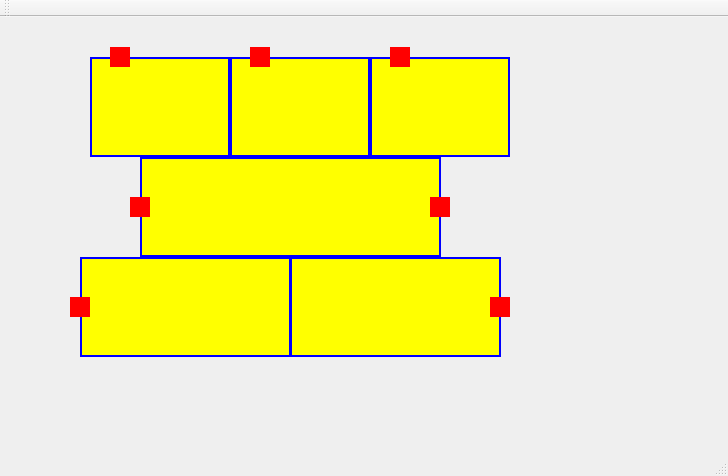
<?xml version="1.0" encoding="UTF-8"?>
<ui version="4.0">
 <class>MainWindow</class>
 <widget class="QMainWindow" name="MainWindow">
  <property name="geometry">
   <rect>
    <x>0</x>
    <y>0</y>
    <width>728</width>
    <height>476</height>
   </rect>
  </property>
  <property name="windowTitle">
   <string>MainWindow</string>
  </property>
  <widget class="QWidget" name="centralWidget">
   <widget class="QLabel" name="labelTrilho01">
    <property name="geometry">
     <rect>
      <x>90</x>
      <y>40</y>
      <width>140</width>
      <height>100</height>
     </rect>
    </property>
    <property name="styleSheet">
     <string notr="true">background-color: yellow;
border: 2px solid blue;</string>
    </property>
    <property name="text">
     <string/>
    </property>
   </widget>
   <widget class="QLabel" name="labelTrem01">
    <property name="geometry">
     <rect>
      <x>110</x>
      <y>30</y>
      <width>20</width>
      <height>20</height>
     </rect>
    </property>
    <property name="styleSheet">
     <string notr="true">background-color: red</string>
    </property>
    <property name="text">
     <string/>
    </property>
   </widget>
   <widget class="QLabel" name="labelTrem02">
    <property name="geometry">
     <rect>
      <x>250</x>
      <y>30</y>
      <width>20</width>
      <height>20</height>
     </rect>
    </property>
    <property name="styleSheet">
     <string notr="true">background-color: red</string>
    </property>
    <property name="text">
     <string/>
    </property>
   </widget>
   <widget class="QLabel" name="labelTrilho02">
    <property name="geometry">
     <rect>
      <x>230</x>
      <y>40</y>
      <width>140</width>
      <height>100</height>
     </rect>
    </property>
    <property name="styleSheet">
     <string notr="true">background-color: yellow;
border: 2px solid blue;</string>
    </property>
    <property name="text">
     <string/>
    </property>
   </widget>
   <widget class="QLabel" name="labelTrem03">
    <property name="geometry">
     <rect>
      <x>390</x>
      <y>30</y>
      <width>20</width>
      <height>20</height>
     </rect>
    </property>
    <property name="styleSheet">
     <string notr="true">background-color: red</string>
    </property>
    <property name="text">
     <string/>
    </property>
   </widget>
   <widget class="QLabel" name="labelTrilho03">
    <property name="geometry">
     <rect>
      <x>370</x>
      <y>40</y>
      <width>140</width>
      <height>100</height>
     </rect>
    </property>
    <property name="styleSheet">
     <string notr="true">background-color: yellow;
border: 2px solid blue;</string>
    </property>
    <property name="text">
     <string/>
    </property>
   </widget>
   <widget class="QLabel" name="labelTrilho06">
    <property name="geometry">
     <rect>
      <x>80</x>
      <y>240</y>
      <width>211</width>
      <height>100</height>
     </rect>
    </property>
    <property name="styleSheet">
     <string notr="true">background-color: yellow;
border: 2px solid blue;
</string>
    </property>
    <property name="text">
     <string/>
    </property>
   </widget>
   <widget class="QLabel" name="labelTrem06">
    <property name="geometry">
     <rect>
      <x>70</x>
      <y>280</y>
      <width>20</width>
      <height>20</height>
     </rect>
    </property>
    <property name="styleSheet">
     <string notr="true">background-color: red</string>
    </property>
    <property name="text">
     <string/>
    </property>
   </widget>
   <widget class="QLabel" name="labelTrem04">
    <property name="geometry">
     <rect>
      <x>130</x>
      <y>180</y>
      <width>20</width>
      <height>20</height>
     </rect>
    </property>
    <property name="styleSheet">
     <string notr="true">background-color: red</string>
    </property>
    <property name="text">
     <string/>
    </property>
   </widget>
   <widget class="QLabel" name="labelTrilho04">
    <property name="geometry">
     <rect>
      <x>140</x>
      <y>140</y>
      <width>301</width>
      <height>100</height>
     </rect>
    </property>
    <property name="styleSheet">
     <string notr="true">background-color: yellow;
border: 2px solid blue;</string>
    </property>
    <property name="text">
     <string/>
    </property>
   </widget>
   <widget class="QLabel" name="labelTrem05">
    <property name="geometry">
     <rect>
      <x>430</x>
      <y>180</y>
      <width>20</width>
      <height>20</height>
     </rect>
    </property>
    <property name="styleSheet">
     <string notr="true">background-color: red</string>
    </property>
    <property name="text">
     <string/>
    </property>
   </widget>
   <widget class="QLabel" name="labelTrem07">
    <property name="geometry">
     <rect>
      <x>490</x>
      <y>280</y>
      <width>20</width>
      <height>20</height>
     </rect>
    </property>
    <property name="styleSheet">
     <string notr="true">background-color: red</string>
    </property>
    <property name="text">
     <string/>
    </property>
   </widget>
   <widget class="QLabel" name="labelTrilho07">
    <property name="geometry">
     <rect>
      <x>290</x>
      <y>240</y>
      <width>211</width>
      <height>100</height>
     </rect>
    </property>
    <property name="styleSheet">
     <string notr="true">background-color: yellow;
border: 2px solid blue;
</string>
    </property>
    <property name="text">
     <string/>
    </property>
   </widget>
   <zorder>labelTrilho07</zorder>
   <zorder>labelTrilho04</zorder>
   <zorder>labelTrilho02</zorder>
   <zorder>labelTrilho03</zorder>
   <zorder>labelTrilho01</zorder>
   <zorder>labelTrem01</zorder>
   <zorder>labelTrem02</zorder>
   <zorder>labelTrem03</zorder>
   <zorder>labelTrilho06</zorder>
   <zorder>labelTrem06</zorder>
   <zorder>labelTrem05</zorder>
   <zorder>labelTrem04</zorder>
   <zorder>labelTrem07</zorder>
  </widget>
  <widget class="QMenuBar" name="menuBar">
   <property name="geometry">
    <rect>
     <x>0</x>
     <y>0</y>
     <width>728</width>
     <height>24</height>
    </rect>
   </property>
  </widget>
  <widget class="QToolBar" name="mainToolBar">
   <attribute name="toolBarArea">
    <enum>TopToolBarArea</enum>
   </attribute>
   <attribute name="toolBarBreak">
    <bool>false</bool>
   </attribute>
  </widget>
  <widget class="QStatusBar" name="statusBar"/>
 </widget>
 <layoutdefault spacing="6" margin="11"/>
 <resources/>
 <connections/>
</ui>
